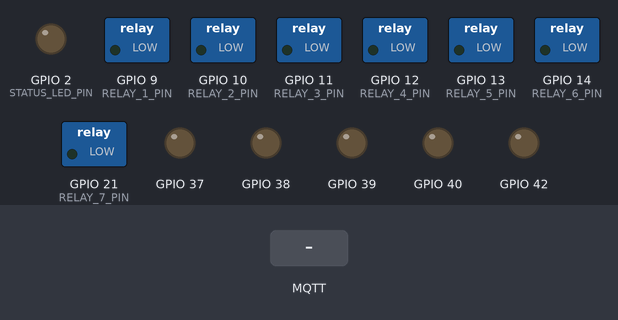
The program below on a simulated ESP32-S3. On the bench: switched loads named in the program (green lamp = pin HIGH), output pins drawn as LEDs (lit = HIGH). The inputs (shaded band) are chosen by the test bench. WiFi joins after 1.5 s; servers stay silent unless stated; no MQTT or app messages arrive unless stated; what the program prints to the serial monitor is not drawn.

Above: at 0.0 s.
At 5.0 s:
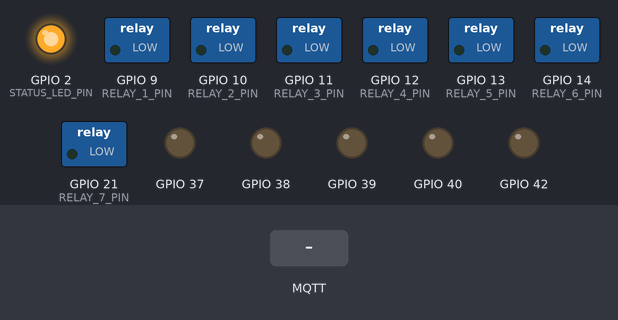
5.1 s: MQTT message "/relays/all/command" arrives on the first subscribed topic
6.6 s: MQTT message "ON" arrives on the first subscribed topic
8.1 s: MQTT message "/relays/" arrives on the first subscribed topic
Timing chart, 0 to 11.1 s (numbered marks = the images above; inputs shaded):
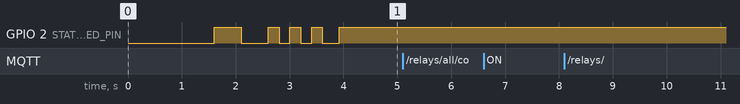

Measured:
- after the input at 5.1 s, every drawn part: stays the same
- after the input at 6.6 s, every drawn part: stays the same
- after the input at 8.1 s, every drawn part: stays the same
- by itself, GPIO 2 (STATUS_LED_PIN): repeats every 0.40 s: HIGH 0.20 s, LOW 0.20 s

The program:

main.cpp
```cpp
/**
 * =============================================================================
 * ESP32 Node 1 - Main Program - Project Spotless
 * =============================================================================
 * This program runs on the ESP32 and:
 * 1. Connects to WiFi
 * 2. Connects to the Raspberry Pi MQTT broker
 * 3. Listens for relay control commands
 * 4. Controls relay outputs based on received commands
 * 5. Controls linked LED indicators when relays are toggled
 * 6. Reports relay states back to the Raspberry Pi
 *
 * Relay Configuration (7 Relays) with LED Links:
 *   Relay 1: S1 (220V)    - GPIO 9   - No LED
 *   Relay 2: P1&P2        - GPIO 10  - No LED
 *   Relay 3: FP1          - GPIO 11  → LED_SHAMPOO (GPIO 37)
 *   Relay 4: RS1&DS2      - GPIO 12  → LED_WATER (GPIO 38)
 *   Relay 5: RS2&DS1      - GPIO 13  → LED_RESETCLEAN (GPIO 39)
 *   Relay 6: BACK1        - GPIO 14  → PRE-MIX1 (GPIO 40)
 *   Relay 7: BACK2        - GPIO 21  → PRE-MIX2 (GPIO 41)
 *
 * MQTT Topics:
 *   Subscribe: spotless/nodes/{NODE_ID}/relays/{n}/command
 *   Publish:   spotless/nodes/{NODE_ID}/relays/{n}/state
 *   Publish:   spotless/nodes/{NODE_ID}/status
 *
 * =============================================================================
 */

#include <Arduino.h>
#include <WiFi.h>
#include <PubSubClient.h>
#include <ArduinoJson.h>
#include "config.h"

// =============================================================================
// Global Variables
// =============================================================================

WiFiClient wifiClient;
PubSubClient mqttClient(wifiClient);

// Relay GPIO pins array (for easy iteration)
const int relayPins[RELAY_COUNT] = {
    RELAY_1_PIN,   // 9  - S1 (220V)
    RELAY_2_PIN,   // 10 - P1&P2
    RELAY_3_PIN,   // 11 - FP1
    RELAY_4_PIN,   // 12 - RS1&DS2
    RELAY_5_PIN,   // 13 - RS2&DS1
    RELAY_6_PIN,   // 14 - BACK1
    RELAY_7_PIN    // 21 - BACK2
};

// LED pins linked to each relay (-1 = no LED linked)
const int relayLedPins[RELAY_COUNT] = {
    RELAY_1_LED,   // -1 - S1 has no LED
    RELAY_2_LED,   // -1 - P1&P2 has no LED
    RELAY_3_LED,   // 37 - FP1 → LED_SHAMPOO
    RELAY_4_LED,   // 38 - RS1&DS2 → LED_WATER
    RELAY_5_LED,   // 39 - RS2&DS1 → LED_RESETCLEAN
    RELAY_6_LED,   // 40 - BACK1 → PRE-MIX1
    RELAY_7_LED    // 41 - BACK2 → PRE-MIX2
};

// Relay labels for debugging and state reporting
const char* relayLabels[RELAY_COUNT] = {
    "S1_220V",
    "P1_P2",
    "FP1",
    "RS1_DS2",
    "RS2_DS1",
    "BACK1",
    "BACK2"
};

// LED labels for debugging
const char* ledLabels[RELAY_COUNT] = {
    "NONE",
    "NONE",
    "LED_SHAMPOO",
    "LED_WATER",
    "LED_RESETCLEAN",
    "PRE-MIX1",
    "PRE-MIX2"
};

// Relay states (true = ON, false = OFF)
bool relayStates[RELAY_COUNT] = {false, false, false, false, false, false, false};

// Timing variables
unsigned long lastStatusUpdate = 0;
unsigned long lastConnectionCheck = 0;

// =============================================================================
// Function Prototypes
// =============================================================================

void setupWiFi();
void setupMQTT();
void reconnectMQTT();
void mqttCallback(char* topic, byte* payload, unsigned int length);
void setupRelays();
void setupLeds();
void setRelay(int relayNum, bool state);
void setAllRelays(bool state);
void setLinkedLed(int relayIndex, bool state);
void publishRelayState(int relayNum);
void publishStatus();
void subscribeToTopics();
void blinkLED(int times, int delayMs);

// =============================================================================
// Setup
// =============================================================================

void setup() {
    // Initialize Serial for debugging
    Serial.begin(115200);
    delay(1000);

    Serial.println();
    Serial.println("===========================================");
    Serial.println("   Project Spotless - ESP32 Node 1");
    Serial.println("===========================================");
    Serial.printf("Node ID: %s\n", NODE_ID);
    Serial.printf("Relay Count: %d\n", RELAY_COUNT);
    Serial.println("Relay to LED Mapping:");
    for (int i = 0; i < RELAY_COUNT; i++) {
        if (relayLedPins[i] >= 0) {
            Serial.printf("  Relay %d (%s) GPIO %d → %s GPIO %d\n",
                         i + 1, relayLabels[i], relayPins[i],
                         ledLabels[i], relayLedPins[i]);
        } else {
            Serial.printf("  Relay %d (%s) GPIO %d → No LED\n",
                         i + 1, relayLabels[i], relayPins[i]);
        }
    }
    Serial.println("===========================================");

    // Initialize status LED
    pinMode(STATUS_LED_PIN, OUTPUT);
    digitalWrite(STATUS_LED_PIN, LOW);

    // Initialize relays
    setupRelays();

    // Initialize LEDs
    setupLeds();

    // Connect to WiFi
    setupWiFi();

    // Setup MQTT
    setupMQTT();

    Serial.println("Setup complete!");
    blinkLED(3, 200);  // Signal ready
}

// =============================================================================
// Main Loop
// =============================================================================

void loop() {
    // Ensure MQTT is connected
    if (!mqttClient.connected()) {
        reconnectMQTT();
    }

    // Process MQTT messages
    mqttClient.loop();

    // Periodic status update
    unsigned long now = millis();
    if (now - lastStatusUpdate >= STATUS_INTERVAL) {
        lastStatusUpdate = now;
        publishStatus();

        // Also publish all relay states
        for (int i = 0; i < RELAY_COUNT; i++) {
            publishRelayState(i + 1);
        }
    }

    // Brief delay to prevent watchdog issues
    delay(10);
}

// =============================================================================
// WiFi Functions
// =============================================================================

void setupWiFi() {
    Serial.printf("Connecting to WiFi: %s", WIFI_SSID);

    WiFi.mode(WIFI_STA);
    WiFi.begin(WIFI_SSID, WIFI_PASSWORD);

    int attempts = 0;
    while (WiFi.status() != WL_CONNECTED && attempts < 30) {
        delay(500);
        Serial.print(".");
        digitalWrite(STATUS_LED_PIN, !digitalRead(STATUS_LED_PIN));  // Blink while connecting
        attempts++;
    }

    if (WiFi.status() == WL_CONNECTED) {
        Serial.println(" Connected!");
        Serial.printf("IP Address: %s\n", WiFi.localIP().toString().c_str());
        Serial.printf("Signal Strength (RSSI): %d dBm\n", WiFi.RSSI());
        digitalWrite(STATUS_LED_PIN, HIGH);  // Solid LED when connected
    } else {
        Serial.println(" FAILED!");
        Serial.println("Restarting in 5 seconds...");
        delay(5000);
        ESP.restart();
    }
}

// =============================================================================
// MQTT Functions
// =============================================================================

void setupMQTT() {
    mqttClient.setServer(MQTT_BROKER, MQTT_PORT);
    mqttClient.setCallback(mqttCallback);
    mqttClient.setBufferSize(512);  // Increase buffer for JSON messages

    Serial.printf("MQTT Broker: %s:%d\n", MQTT_BROKER, MQTT_PORT);
}

void reconnectMQTT() {
    while (!mqttClient.connected()) {
        Serial.print("Connecting to MQTT broker...");

        // Create client ID
        String clientId = "ESP32_";
        clientId += NODE_ID;

        // Last Will and Testament (LWT) - sent when disconnected unexpectedly
        String statusTopic = String(TOPIC_BASE) + "/" + NODE_ID + "/status";
        String offlineMsg = "{\"online\":false}";

        if (mqttClient.connect(clientId.c_str(), statusTopic.c_str(), 1, true, offlineMsg.c_str())) {
            Serial.println(" Connected!");

            // Subscribe to command topics
            subscribeToTopics();

            // Publish online status
            publishStatus();

            // Publish current relay states
            for (int i = 0; i < RELAY_COUNT; i++) {
                publishRelayState(i + 1);
            }

            digitalWrite(STATUS_LED_PIN, HIGH);
        } else {
            Serial.printf(" Failed (rc=%d)\n", mqttClient.state());
            Serial.printf("Retrying in %d seconds...\n", MQTT_RECONNECT_DELAY / 1000);
            digitalWrite(STATUS_LED_PIN, LOW);
            delay(MQTT_RECONNECT_DELAY);
        }
    }
}

void subscribeToTopics() {
    // Subscribe to command topics for each relay
    for (int i = 1; i <= RELAY_COUNT; i++) {
        String topic = String(TOPIC_BASE) + "/" + NODE_ID + "/relays/" + i + "/command";
        mqttClient.subscribe(topic.c_str(), 1);  // QoS 1
        Serial.printf("Subscribed to: %s\n", topic.c_str());
    }

    // Subscribe to general request topic (for status requests)
    String requestTopic = String(TOPIC_BASE) + "/" + NODE_ID + "/request";
    mqttClient.subscribe(requestTopic.c_str(), 1);
    Serial.printf("Subscribed to: %s\n", requestTopic.c_str());

    // Subscribe to "all" command topic (control all relays at once)
    String allTopic = String(TOPIC_BASE) + "/" + NODE_ID + "/relays/all/command";
    mqttClient.subscribe(allTopic.c_str(), 1);
    Serial.printf("Subscribed to: %s\n", allTopic.c_str());
}

void mqttCallback(char* topic, byte* payload, unsigned int length) {
    // Convert payload to string
    char message[length + 1];
    memcpy(message, payload, length);
    message[length] = '\0';

    Serial.printf("Message received on topic: %s\n", topic);
    Serial.printf("Payload: %s\n", message);

    // Parse JSON payload
    JsonDocument doc;
    DeserializationError error = deserializeJson(doc, message);

    if (error) {
        Serial.printf("JSON parse error: %s\n", error.c_str());
        return;
    }

    String topicStr = String(topic);

    // Handle "all" relay command
    if (topicStr.indexOf("/relays/all/command") > 0) {
        const char* stateStr = doc["state"];
        if (stateStr) {
            bool newState = (String(stateStr) == "ON");
            setAllRelays(newState);
        }
        return;
    }

    // Handle individual relay commands
    // Topic format: spotless/nodes/{NODE_ID}/relays/{n}/command
    if (topicStr.indexOf("/relays/") > 0 && topicStr.endsWith("/command")) {
        // Extract relay number from topic
        int relayStart = topicStr.indexOf("/relays/") + 8;
        int relayEnd = topicStr.indexOf("/command");
        String relayNumStr = topicStr.substring(relayStart, relayEnd);
        int relayNum = relayNumStr.toInt();

        if (relayNum >= 1 && relayNum <= RELAY_COUNT) {
            // Get state from JSON
            const char* stateStr = doc["state"];
            if (stateStr) {
                bool newState = (String(stateStr) == "ON");
                setRelay(relayNum, newState);
            }
        } else {
            Serial.printf("Invalid relay number: %d\n", relayNum);
        }
    }

    // Handle status request
    else if (topicStr.endsWith("/request")) {
        const char* command = doc["command"];
        if (command && String(command) == "status") {
            publishStatus();
            for (int i = 0; i < RELAY_COUNT; i++) {
                publishRelayState(i + 1);
            }
        }
    }
}

void publishStatus() {
    String topic = String(TOPIC_BASE) + "/" + NODE_ID + "/status";

    JsonDocument doc;
    doc["online"] = true;
    doc["ip"] = WiFi.localIP().toString();
    doc["rssi"] = WiFi.RSSI();
    doc["node_id"] = NODE_ID;
    doc["relay_count"] = RELAY_COUNT;
    doc["uptime"] = millis() / 1000;

    String output;
    serializeJson(doc, output);

    mqttClient.publish(topic.c_str(), output.c_str(), true);  // Retained message
    Serial.printf("Published status to: %s\n", topic.c_str());
}

void publishRelayState(int relayNum) {
    if (relayNum < 1 || relayNum > RELAY_COUNT) return;

    int index = relayNum - 1;
    String topic = String(TOPIC_BASE) + "/" + NODE_ID + "/relays/" + relayNum + "/state";

    JsonDocument doc;
    doc["state"] = relayStates[index] ? "ON" : "OFF";
    doc["relay"] = relayNum;
    doc["label"] = relayLabels[index];
    doc["gpio"] = relayPins[index];
    doc["led_gpio"] = relayLedPins[index];
    doc["led_label"] = ledLabels[index];
    doc["timestamp"] = millis();

    String output;
    serializeJson(doc, output);

    mqttClient.publish(topic.c_str(), output.c_str(), true);  // Retained message
    Serial.printf("Relay %d (%s): %s", relayNum, relayLabels[index], relayStates[index] ? "ON" : "OFF");
    if (relayLedPins[index] >= 0) {
        Serial.printf(" → LED %s\n", ledLabels[index]);
    } else {
        Serial.println();
    }
}

// =============================================================================
// Relay Functions
// =============================================================================

void setupRelays() {
    Serial.println("Initializing relays...");

    for (int i = 0; i < RELAY_COUNT; i++) {
        pinMode(relayPins[i], OUTPUT);

        // Initialize all relays to OFF state
        if (RELAY_ACTIVE_STATE == LOW) {
            digitalWrite(relayPins[i], HIGH);  // Active LOW: HIGH = OFF
        } else {
            digitalWrite(relayPins[i], LOW);   // Active HIGH: LOW = OFF
        }

        relayStates[i] = false;
        Serial.printf("  Relay %d: GPIO %d (%s) - OFF\n", i + 1, relayPins[i], relayLabels[i]);
    }

    Serial.println("All relays initialized to OFF state");
}

void setupLeds() {
    Serial.println("Initializing linked LEDs...");

    for (int i = 0; i < RELAY_COUNT; i++) {
        if (relayLedPins[i] >= 0) {
            pinMode(relayLedPins[i], OUTPUT);

            // Initialize LED to OFF state
            if (LED_ACTIVE_STATE == HIGH) {
                digitalWrite(relayLedPins[i], LOW);   // Active HIGH: LOW = OFF
            } else {
                digitalWrite(relayLedPins[i], HIGH);  // Active LOW: HIGH = OFF
            }

            Serial.printf("  LED %s: GPIO %d - OFF (linked to %s)\n",
                         ledLabels[i], relayLedPins[i], relayLabels[i]);
        }
    }

    Serial.println("All linked LEDs initialized to OFF state");
}

void setLinkedLed(int relayIndex, bool state) {
    // Check if this relay has a linked LED
    if (relayIndex < 0 || relayIndex >= RELAY_COUNT) return;

    int ledPin = relayLedPins[relayIndex];
    if (ledPin < 0) return;  // No LED linked to this relay

    // Set the LED state to match the relay state
    if (LED_ACTIVE_STATE == HIGH) {
        digitalWrite(ledPin, state ? HIGH : LOW);
    } else {
        digitalWrite(ledPin, state ? LOW : HIGH);
    }

    Serial.printf("  → LED %s (GPIO %d): %s\n", ledLabels[relayIndex], ledPin, state ? "ON" : "OFF");
}

void setRelay(int relayNum, bool state) {
    if (relayNum < 1 || relayNum > RELAY_COUNT) {
        Serial.printf("Invalid relay number: %d\n", relayNum);
        return;
    }

    int index = relayNum - 1;
    int pin = relayPins[index];

    // Set the relay
    if (RELAY_ACTIVE_STATE == LOW) {
        digitalWrite(pin, state ? LOW : HIGH);  // Active LOW
    } else {
        digitalWrite(pin, state ? HIGH : LOW);  // Active HIGH
    }

    relayStates[index] = state;

    Serial.printf("Relay %d (%s) GPIO %d: %s\n", relayNum, relayLabels[index], pin, state ? "ON" : "OFF");

    // Set the linked LED to mirror the relay state
    setLinkedLed(index, state);

    // Publish the new state
    publishRelayState(relayNum);
}

void setAllRelays(bool state) {
    Serial.printf("Setting ALL relays to: %s\n", state ? "ON" : "OFF");
    for (int i = 1; i <= RELAY_COUNT; i++) {
        setRelay(i, state);
        delay(50);  // Small delay between relays
    }
}

// =============================================================================
// Utility Functions
// =============================================================================

void blinkLED(int times, int delayMs) {
    for (int i = 0; i < times; i++) {
        digitalWrite(STATUS_LED_PIN, HIGH);
        delay(delayMs);
        digitalWrite(STATUS_LED_PIN, LOW);
        delay(delayMs);
    }
}
```

Source omitted: config.h (4649 bytes)
